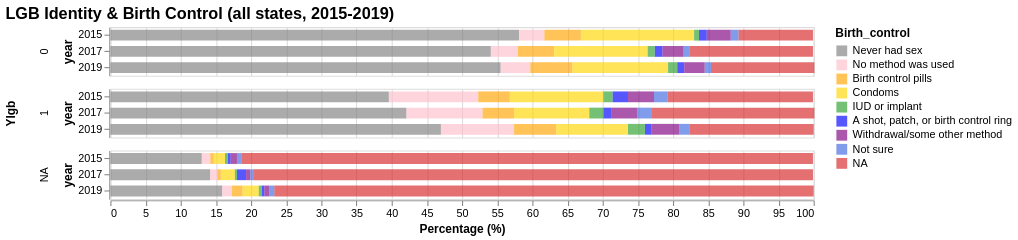

Write the Vega-Lite specification saved for this chart.
### Vega-Lite specification from a JSON file in a GitHub repository (floating-point values rounded to 4 significant figures)
{"config": {"view": {"continuousWidth": 400, "continuousHeight": 300}, "range": {"category": ["gray", "pink", "orange", "gold", "#2ca02c", "blue", "purple", "royalblue", "#d62728"]}, "title": {"fontSize": 15}}, "data": {"name": "data-106943c0582f189440c4eeb333b67def"}, "mark": {"type": "bar", "opacity": 0.66, "size": 10}, "encoding": {"color": {"field": "Birth_control", "sort": {"field": "order", "order": "ascending"}, "type": "nominal"}, "order": {"field": "order", "type": "nominal"}, "row": {"field": "Ylgb", "spacing": 10, "type": "nominal"}, "tooltip": [{"field": "state", "title": "State", "type": "nominal"}, {"field": "year", "title": "Year", "type": "ordinal"}, {"field": "Birth_control", "title": "Birth_control", "type": "nominal"}, {"field": "percent", "title": "Percent (%)", "type": "quantitative"}], "x": {"aggregate": "sum", "axis": {"title": "Percentage (%)"}, "field": "percent", "scale": {"domainMax": 100}, "type": "quantitative"}, "y": {"field": "year", "type": "ordinal"}}, "height": 45, "selection": {"selector023": {"type": "interval", "bind": "scales", "encodings": ["x", "y"]}}, "title": "LGB Identity & Birth Control (all states, 2015-2019)", "transform": [{"calculate": "{'Never had sex':0, 'No method was used':1, 'Birth control pills':2, 'Condoms':3, 'IUD or implant':4, 'A shot, patch, or birth control ring':5, 'Withdrawal/some other method':6, 'Not sure':7, 'NA':8}[datum.Birth_control]", "as": "order"}], "width": 650, "$schema": "https://vega.github.io/schema/vega-lite/v4.17.0.json", "datasets": {"data-106943c0582f189440c4eeb333b67def": [{"year": 2015, "Ylgb": "0", "Birth_control": "A shot, patch, or birth control ring", "percent": 1.1}, {"year": 2015, "Ylgb": "0", "Birth_control": "Birth control pills", "percent": 5.2}, {"year": 2015, "Ylgb": "0", "Birth_control": "Condoms", "percent": 16.1}, {"year": 2015, "Ylgb": "0", "Birth_control": "IUD or implant", "percent": 0.7}, {"year": 2015, "Ylgb": "0", "Birth_control": "NA", "percent": 10.6}, {"year": 2015, "Ylgb": "0", "Birth_control": "Never had sex", "percent": 58.1}, {"year": 2015, "Ylgb": "0", "Birth_control": "No method was used", "percent": 3.6}, {"year": 2015, "Ylgb": "0", "Birth_control": "Not sure", "percent": 1.1}, {"year": 2015, "Ylgb": "0", "Birth_control": "Withdrawal/some other method", "percent": 3.4}, {"year": 2015, "Ylgb": "1", "Birth_control": "A shot, patch, or birth control ring", "percent": 2.2}, {"year": 2015, "Ylgb": "1", "Birth_control": "Birth control pills", "percent": 4.5}, {"year": 2015, "Ylgb": "1", "Birth_control": "Condoms", "percent": 13.3}, {"year": 2015, "Ylgb": "1", "Birth_control": "IUD or implant", "percent": 1.3}, {"year": 2015, "Ylgb": "1", "Birth_control": "NA", "percent": 20.7}, {"year": 2015, "Ylgb": "1", "Birth_control": "Never had sex", "percent": 39.6}, {"year": 2015, "Ylgb": "1", "Birth_control": "No method was used", "percent": 12.7}, {"year": 2015, "Ylgb": "1", "Birth_control": "Not sure", "percent": 1.9}, {"year": 2015, "Ylgb": "1", "Birth_control": "Withdrawal/some other method", "percent": 3.7}, {"year": 2015, "Ylgb": "NA", "Birth_control": "A shot, patch, or birth control ring", "percent": 0.4}, {"year": 2015, "Ylgb": "NA", "Birth_control": "Birth control pills", "percent": 0.5}, {"year": 2015, "Ylgb": "NA", "Birth_control": "Condoms", "percent": 1.6}, {"year": 2015, "Ylgb": "NA", "Birth_control": "IUD or implant", "percent": 0.4}, {"year": 2015, "Ylgb": "NA", "Birth_control": "NA", "percent": 81.2}, {"year": 2015, "Ylgb": "NA", "Birth_control": "Never had sex", "percent": 13.0}, {"year": 2015, "Ylgb": "NA", "Birth_control": "No method was used", "percent": 1.2}, {"year": 2015, "Ylgb": "NA", "Birth_control": "Not sure", "percent": 0.7}, {"year": 2015, "Ylgb": "NA", "Birth_control": "Withdrawal/some other method", "percent": 0.9}, {"year": 2017, "Ylgb": "0", "Birth_control": "A shot, patch, or birth control ring", "percent": 1.1}, {"year": 2017, "Ylgb": "0", "Birth_control": "Birth control pills", "percent": 5.2}, {"year": 2017, "Ylgb": "0", "Birth_control": "Condoms", "percent": 13.3}, {"year": 2017, "Ylgb": "0", "Birth_control": "IUD or implant", "percent": 1.0}, {"year": 2017, "Ylgb": "0", "Birth_control": "NA", "percent": 17.5}, {"year": 2017, "Ylgb": "0", "Birth_control": "Never had sex", "percent": 54.1}, {"year": 2017, "Ylgb": "0", "Birth_control": "No method was used", "percent": 3.8}, {"year": 2017, "Ylgb": "0", "Birth_control": "Not sure", "percent": 0.9}, {"year": 2017, "Ylgb": "0", "Birth_control": "Withdrawal/some other method", "percent": 3.0}, {"year": 2017, "Ylgb": "1", "Birth_control": "A shot, patch, or birth control ring", "percent": 1.1}, {"year": 2017, "Ylgb": "1", "Birth_control": "Birth control pills", "percent": 4.5}, {"year": 2017, "Ylgb": "1", "Birth_control": "Condoms", "percent": 10.7}, {"year": 2017, "Ylgb": "1", "Birth_control": "IUD or implant", "percent": 2.0}, {"year": 2017, "Ylgb": "1", "Birth_control": "NA", "percent": 23.2}, {"year": 2017, "Ylgb": "1", "Birth_control": "Never had sex", "percent": 42.1}, {"year": 2017, "Ylgb": "1", "Birth_control": "No method was used", "percent": 10.8}, {"year": 2017, "Ylgb": "1", "Birth_control": "Not sure", "percent": 2.0}, {"year": 2017, "Ylgb": "1", "Birth_control": "Withdrawal/some other method", "percent": 3.7}, {"year": 2017, "Ylgb": "NA", "Birth_control": "A shot, patch, or birth control ring", "percent": 1.3}, {"year": 2017, "Ylgb": "NA", "Birth_control": "Birth control pills", "percent": 0.5}, {"year": 2017, "Ylgb": "NA", "Birth_control": "Condoms", "percent": 2.0}, {"year": 2017, "Ylgb": "NA", "Birth_control": "IUD or implant", "percent": 0.3}, {"year": 2017, "Ylgb": "NA", "Birth_control": "NA", "percent": 79.6}, {"year": 2017, "Ylgb": "NA", "Birth_control": "Never had sex", "percent": 14.2}, {"year": 2017, "Ylgb": "NA", "Birth_control": "No method was used", "percent": 1.0}, {"year": 2017, "Ylgb": "NA", "Birth_control": "Not sure", "percent": 0.4}, {"year": 2017, "Ylgb": "NA", "Birth_control": "Withdrawal/some other method", "percent": 0.6}, {"year": 2019, "Ylgb": "0", "Birth_control": "A shot, patch, or birth control ring", "percent": 1.0}, {"year": 2019, "Ylgb": "0", "Birth_control": "Birth control pills", "percent": 6.0}, {"year": 2019, "Ylgb": "0", "Birth_control": "Condoms", "percent": 13.6}, {"year": 2019, "Ylgb": "0", "Birth_control": "IUD or implant", "percent": 1.3}, {"year": 2019, "Ylgb": "0", "Birth_control": "NA", "percent": 14.7}, {"year": 2019, "Ylgb": "0", "Birth_control": "Never had sex", "percent": 55.5}, {"year": 2019, "Ylgb": "0", "Birth_control": "No method was used", "percent": 4.2}, {"year": 2019, "Ylgb": "0", "Birth_control": "Not sure", "percent": 0.9}, {"year": 2019, "Ylgb": "0", "Birth_control": "Withdrawal/some other method", "percent": 2.9}, {"year": 2019, "Ylgb": "1", "Birth_control": "A shot, patch, or birth control ring", "percent": 0.9}, {"year": 2019, "Ylgb": "1", "Birth_control": "Birth control pills", "percent": 6.0}, {"year": 2019, "Ylgb": "1", "Birth_control": "Condoms", "percent": 10.2}, {"year": 2019, "Ylgb": "1", "Birth_control": "IUD or implant", "percent": 2.4}, {"year": 2019, "Ylgb": "1", "Birth_control": "NA", "percent": 17.6}, {"year": 2019, "Ylgb": "1", "Birth_control": "Never had sex", "percent": 47.0}, {"year": 2019, "Ylgb": "1", "Birth_control": "No method was used", "percent": 10.4}, {"year": 2019, "Ylgb": "1", "Birth_control": "Not sure", "percent": 1.5}, {"year": 2019, "Ylgb": "1", "Birth_control": "Withdrawal/some other method", "percent": 4.0}, {"year": 2019, "Ylgb": "NA", "Birth_control": "A shot, patch, or birth control ring", "percent": 0.4}, {"year": 2019, "Ylgb": "NA", "Birth_control": "Birth control pills", "percent": 1.5}, {"year": 2019, "Ylgb": "NA", "Birth_control": "Condoms", "percent": 2.3}, {"year": 2019, "Ylgb": "NA", "Birth_control": "IUD or implant", "percent": 0.4}, {"year": 2019, "Ylgb": "NA", "Birth_control": "NA", "percent": 76.7}, {"year": 2019, "Ylgb": "NA", "Birth_control": "Never had sex", "percent": 15.9}, {"year": 2019, "Ylgb": "NA", "Birth_control": "No method was used", "percent": 1.4}, {"year": 2019, "Ylgb": "NA", "Birth_control": "Not sure", "percent": 0.7}, {"year": 2019, "Ylgb": "NA", "Birth_control": "Withdrawal/some other method", "percent": 0.7}]}}
